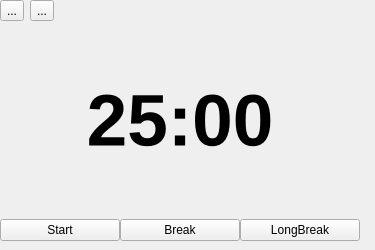
<?xml version="1.0" encoding="UTF-8"?>
<ui version="4.0">
 <class>MainWindow</class>
 <widget class="QMainWindow" name="MainWindow">
  <property name="geometry">
   <rect>
    <x>0</x>
    <y>0</y>
    <width>375</width>
    <height>250</height>
   </rect>
  </property>
  <property name="minimumSize">
   <size>
    <width>375</width>
    <height>250</height>
   </size>
  </property>
  <property name="maximumSize">
   <size>
    <width>375</width>
    <height>250</height>
   </size>
  </property>
  <property name="cursor">
   <cursorShape>ArrowCursor</cursorShape>
  </property>
  <property name="windowTitle">
   <string>Focus</string>
  </property>
  <widget class="QWidget" name="centralWidget">
   <widget class="QWidget" name="gridLayoutWidget">
    <property name="geometry">
     <rect>
      <x>0</x>
      <y>0</y>
      <width>371</width>
      <height>251</height>
     </rect>
    </property>
    <layout class="QGridLayout" name="gridLayout">
     <property name="leftMargin">
      <number>0</number>
     </property>
     <property name="topMargin">
      <number>0</number>
     </property>
     <property name="bottomMargin">
      <number>0</number>
     </property>
     <property name="spacing">
      <number>0</number>
     </property>
     <item row="1" column="0" colspan="3">
      <layout class="QVBoxLayout" name="verticalLayout">
       <property name="spacing">
        <number>0</number>
       </property>
       <item>
        <widget class="QLabel" name="labelTime">
         <property name="font">
          <font>
           <pointsize>55</pointsize>
           <weight>75</weight>
           <bold>true</bold>
           <strikeout>false</strikeout>
           <kerning>true</kerning>
          </font>
         </property>
         <property name="layoutDirection">
          <enum>Qt::LeftToRight</enum>
         </property>
         <property name="text">
          <string>25:00</string>
         </property>
         <property name="alignment">
          <set>Qt::AlignCenter</set>
         </property>
         <property name="wordWrap">
          <bool>false</bool>
         </property>
        </widget>
       </item>
      </layout>
     </item>
     <item row="0" column="0" colspan="3">
      <layout class="QHBoxLayout" name="horizontalLayout_3">
       <item>
        <widget class="QToolButton" name="toolButtonPlay">
         <property name="text">
          <string>...</string>
         </property>
         <property name="icon">
          <iconset resource="play.qrc">
           <normaloff>:/Downloads/ic_play_arrow_24px.svg</normaloff>:/Downloads/ic_play_arrow_24px.svg</iconset>
         </property>
         <property name="iconSize">
          <size>
           <width>24</width>
           <height>24</height>
          </size>
         </property>
        </widget>
       </item>
       <item>
        <widget class="QToolButton" name="toolButtonRewind">
         <property name="text">
          <string>...</string>
         </property>
         <property name="icon">
          <iconset resource="play.qrc">
           <normaloff>:/Downloads/ic_replay_24px.svg</normaloff>:/Downloads/ic_replay_24px.svg</iconset>
         </property>
         <property name="iconSize">
          <size>
           <width>24</width>
           <height>24</height>
          </size>
         </property>
        </widget>
       </item>
       <item>
        <spacer name="horizontalSpacer">
         <property name="orientation">
          <enum>Qt::Horizontal</enum>
         </property>
         <property name="sizeHint" stdset="0">
          <size>
           <width>40</width>
           <height>20</height>
          </size>
         </property>
        </spacer>
       </item>
      </layout>
     </item>
     <item row="2" column="0" colspan="3">
      <layout class="QHBoxLayout" name="horizontalLayout">
       <property name="spacing">
        <number>0</number>
       </property>
       <property name="bottomMargin">
        <number>10</number>
       </property>
       <item>
        <widget class="QPushButton" name="pushButtonStart">
         <property name="layoutDirection">
          <enum>Qt::LeftToRight</enum>
         </property>
         <property name="text">
          <string>Start</string>
         </property>
        </widget>
       </item>
       <item>
        <widget class="QPushButton" name="pushButtonBreak">
         <property name="text">
          <string>Break</string>
         </property>
        </widget>
       </item>
       <item>
        <widget class="QPushButton" name="pushButtonLongBreak">
         <property name="text">
          <string>LongBreak</string>
         </property>
        </widget>
       </item>
      </layout>
     </item>
    </layout>
   </widget>
  </widget>
 </widget>
 <layoutdefault spacing="6" margin="11"/>
 <resources>
  <include location="play.qrc"/>
 </resources>
 <connections/>
</ui>
